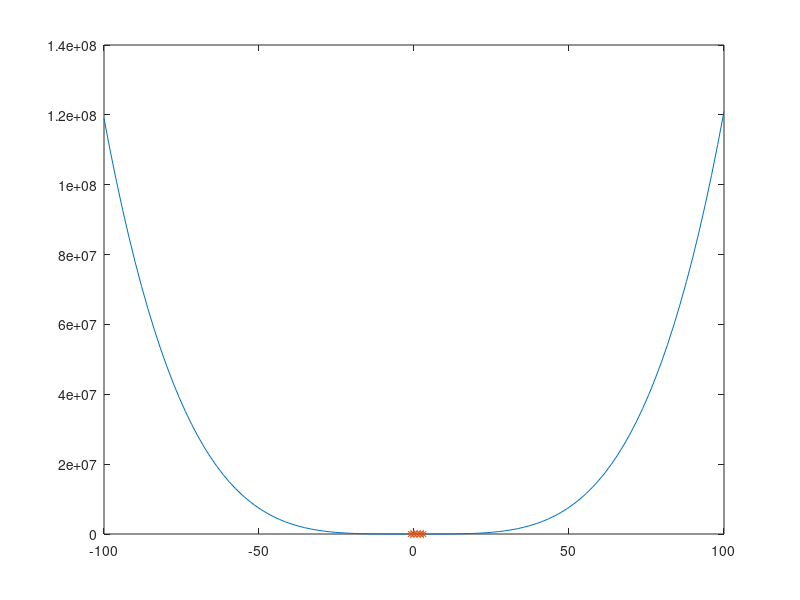

This chart was generated by the following MATLAB code:
x = [-1 0 1 2 3];
y = [6 5 0 3 2];
p = x\y;
r = p(end,:);
disp(r);
x1 = linspace(-100,100);
F=polyval(r,x1);
plot(x1,F);
hold on;
plot(x,y,'*')
disp(r);